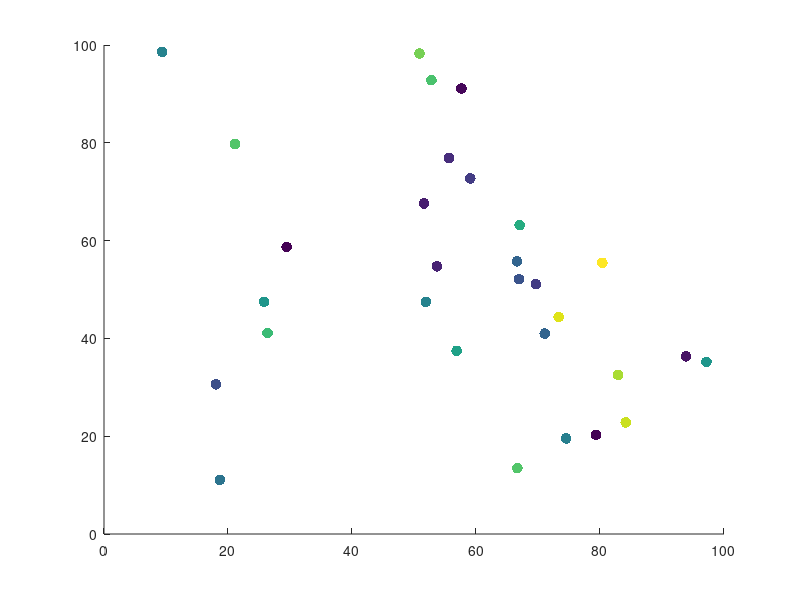

Write the MATLAB code that produced this figure.
% for 20 time steps: 
t = 1:20; 
% starting locations of 30 points: 
x = 100*rand(30,1); 
y = 100*rand(30,1); 
% starting temperatures: 
T = 20+500*rand(30,1); 
% Make the first frame: 
figure
h = scatter(x+50*sind(t(1)/5),y+50*sind(t(1)/3),60,T*sind(t(1)/2),'filled');